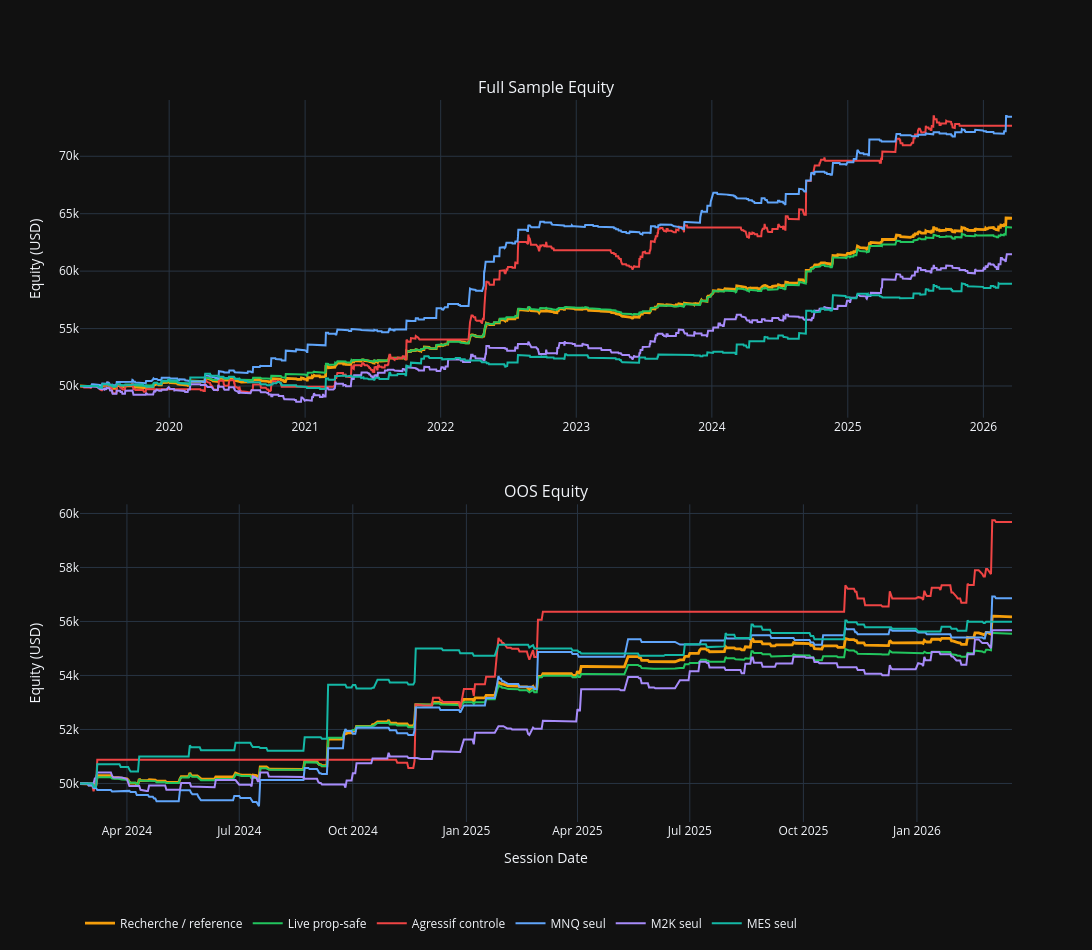

The notebook cell this image was saved under:
### Code cell
display(Markdown("## 3. Equity Curves"))

color_map = {
    "Recherche / reference": "#f59e0b",
    "Live prop-safe": "#22c55e",
    "Agressif controle": "#ef4444",
    "MNQ seul": "#60a5fa",
    "M2K seul": "#a78bfa",
    "MES seul": "#14b8a6",
}

fig = make_subplots(
    rows=2,
    cols=1,
    vertical_spacing=0.12,
    subplot_titles=("Full Sample Equity", "OOS Equity"),
)

for portfolio_name in selected_portfolios:
    label = display_names.get(portfolio_name, portfolio_name)
    color = color_map.get(label, "#d4d4d4")

    full_frame = selected_full.loc[selected_full["portfolio_variant_name"].astype(str) == portfolio_name].copy()
    if not full_frame.empty:
        fig.add_trace(
            go.Scatter(
                x=full_frame["session_date"],
                y=full_frame["equity"],
                mode="lines",
                name=label,
                legendgroup=label,
                line=dict(color=color, width=2.8 if portfolio_name == RESEARCH_VARIANT else 2.0),
            ),
            row=1,
            col=1,
        )

    oos_frame = selected_oos.loc[selected_oos["portfolio_variant_name"].astype(str) == portfolio_name].copy()
    if not oos_frame.empty:
        fig.add_trace(
            go.Scatter(
                x=oos_frame["session_date"],
                y=oos_frame["equity"],
                mode="lines",
                name=f"{label} OOS",
                legendgroup=label,
                showlegend=False,
                line=dict(color=color, width=2.8 if portfolio_name == RESEARCH_VARIANT else 2.0),
            ),
            row=2,
            col=1,
        )

fig.update_yaxes(title_text="Equity (USD)", row=1, col=1)
fig.update_yaxes(title_text="Equity (USD)", row=2, col=1)
fig.update_xaxes(title_text="Session Date", row=2, col=1)
fig.update_layout(template=PLOT_TEMPLATE, height=950, width=1550, legend=dict(orientation="h", y=-0.12, x=0.0))
fig.show()

### Figure 1 — Plotly figure (JSON) as saved in the notebook; plotly's stock layout.template omitted (floating-point values rounded to 4 significant figures; data arrays with more than 128 entries replaced by an {"elided": "..."} marker saying what was removed)
{"data": [{"legendgroup": "Recherche / reference", "line": {"color": "#f59e0b", "width": 2.8}, "mode": "lines", "name": "Recherche / reference", "type": "scatter", "x": {"elided": "1747 str values"}, "xaxis": "x", "y": {"elided": "1747 float values"}, "yaxis": "y"}, {"legendgroup": "Recherche / reference", "line": {"color": "#f59e0b", "width": 2.8}, "mode": "lines", "name": "Recherche / reference OOS", "showlegend": false, "type": "scatter", "x": {"elided": "525 str values"}, "xaxis": "x2", "y": {"elided": "525 float values"}, "yaxis": "y2"}, {"legendgroup": "Live prop-safe", "line": {"color": "#22c55e", "width": 2.0}, "mode": "lines", "name": "Live prop-safe", "type": "scatter", "x": {"elided": "1747 str values"}, "xaxis": "x", "y": {"elided": "1747 float values"}, "yaxis": "y"}, {"legendgroup": "Live prop-safe", "line": {"color": "#22c55e", "width": 2.0}, "mode": "lines", "name": "Live prop-safe OOS", "showlegend": false, "type": "scatter", "x": {"elided": "525 str values"}, "xaxis": "x2", "y": {"elided": "525 float values"}, "yaxis": "y2"}, {"legendgroup": "Agressif controle", "line": {"color": "#ef4444", "width": 2.0}, "mode": "lines", "name": "Agressif controle", "type": "scatter", "x": {"elided": "1747 str values"}, "xaxis": "x", "y": {"elided": "1747 float values"}, "yaxis": "y"}, {"legendgroup": "Agressif controle", "line": {"color": "#ef4444", "width": 2.0}, "mode": "lines", "name": "Agressif controle OOS", "showlegend": false, "type": "scatter", "x": {"elided": "525 str values"}, "xaxis": "x2", "y": {"elided": "525 float values"}, "yaxis": "y2"}, {"legendgroup": "MNQ seul", "line": {"color": "#60a5fa", "width": 2.0}, "mode": "lines", "name": "MNQ seul", "type": "scatter", "x": {"elided": "1747 str values"}, "xaxis": "x", "y": {"elided": "1747 float values"}, "yaxis": "y"}, {"legendgroup": "MNQ seul", "line": {"color": "#60a5fa", "width": 2.0}, "mode": "lines", "name": "MNQ seul OOS", "showlegend": false, "type": "scatter", "x": {"elided": "525 str values"}, "xaxis": "x2", "y": {"elided": "525 float values"}, "yaxis": "y2"}, {"legendgroup": "M2K seul", "line": {"color": "#a78bfa", "width": 2.0}, "mode": "lines", "name": "M2K seul", "type": "scatter", "x": {"elided": "1747 str values"}, "xaxis": "x", "y": {"elided": "1747 float values"}, "yaxis": "y"}, {"legendgroup": "M2K seul", "line": {"color": "#a78bfa", "width": 2.0}, "mode": "lines", "name": "M2K seul OOS", "showlegend": false, "type": "scatter", "x": {"elided": "525 str values"}, "xaxis": "x2", "y": {"elided": "525 float values"}, "yaxis": "y2"}, {"legendgroup": "MES seul", "line": {"color": "#14b8a6", "width": 2.0}, "mode": "lines", "name": "MES seul", "type": "scatter", "x": {"elided": "1747 str values"}, "xaxis": "x", "y": {"elided": "1747 float values"}, "yaxis": "y"}, {"legendgroup": "MES seul", "line": {"color": "#14b8a6", "width": 2.0}, "mode": "lines", "name": "MES seul OOS", "showlegend": false, "type": "scatter", "x": {"elided": "525 str values"}, "xaxis": "x2", "y": {"elided": "525 float values"}, "yaxis": "y2"}], "layout": {"annotations": [{"font": {"size": 16}, "showarrow": false, "text": "Full Sample Equity", "x": 0.5, "xanchor": "center", "xref": "paper", "y": 1.0, "yanchor": "bottom", "yref": "paper"}, {"font": {"size": 16}, "showarrow": false, "text": "OOS Equity", "x": 0.5, "xanchor": "center", "xref": "paper", "y": 0.44, "yanchor": "bottom", "yref": "paper"}], "height": 950, "legend": {"orientation": "h", "x": 0.0, "y": -0.12}, "width": 1550, "xaxis": {"anchor": "y", "domain": [0.0, 1.0]}, "xaxis2": {"anchor": "y2", "domain": [0.0, 1.0], "title": {"text": "Session Date"}}, "yaxis": {"anchor": "x", "domain": [0.56, 1.0], "title": {"text": "Equity (USD)"}}, "yaxis2": {"anchor": "x2", "domain": [0.0, 0.44], "title": {"text": "Equity (USD)"}}}}
